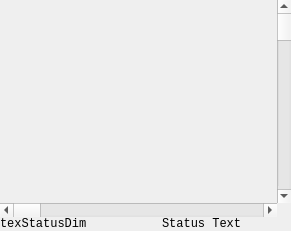
  <widget class="QWidget" name="renderContainer" native="true">
   <property name="geometry">
    <rect>
     <x>250</x>
     <y>220</y>
     <width>291</width>
     <height>231</height>
    </rect>
   </property>
   <property name="sizePolicy">
    <sizepolicy hsizetype="Minimum" vsizetype="Minimum">
     <horstretch>0</horstretch>
     <verstretch>0</verstretch>
    </sizepolicy>
   </property>
   <property name="minimumSize">
    <size>
     <width>100</width>
     <height>100</height>
    </size>
   </property>
   <layout class="QVBoxLayout" name="renderLayout">
    <property name="spacing">
     <number>0</number>
    </property>
    <property name="leftMargin">
     <number>0</number>
    </property>
    <property name="topMargin">
     <number>0</number>
    </property>
    <property name="rightMargin">
     <number>0</number>
    </property>
    <property name="bottomMargin">
     <number>0</number>
    </property>
    <item>
     <layout class="QGridLayout" name="gridLayout">
      <property name="spacing">
       <number>0</number>
      </property>
      <item row="1" column="0">
       <widget class="CustomPaintWidget" name="render" native="true">
        <property name="sizePolicy">
         <sizepolicy hsizetype="Preferred" vsizetype="MinimumExpanding">
          <horstretch>0</horstretch>
          <verstretch>0</verstretch>
         </sizepolicy>
        </property>
       </widget>
      </item>
      <item row="1" column="1">
       <widget class="QScrollBar" name="renderVScroll">
        <property name="orientation">
         <enum>Qt::Vertical</enum>
        </property>
       </widget>
      </item>
      <item row="2" column="0">
       <widget class="QScrollBar" name="renderHScroll">
        <property name="orientation">
         <enum>Qt::Horizontal</enum>
        </property>
       </widget>
      </item>
     </layout>
    </item>
    <item>
     <layout class="QHBoxLayout" name="statusbar">
      <item>
       <widget class="QLabel" name="texStatusDim">
        <property name="sizePolicy">
         <sizepolicy hsizetype="Minimum" vsizetype="Minimum">
          <horstretch>0</horstretch>
          <verstretch>0</verstretch>
         </sizepolicy>
        </property>
        <property name="font">
         <font>
          <family>Consolas</family>
         </font>
        </property>
        <property name="text">
         <string>texStatusDim</string>
        </property>
       </widget>
      </item>
      <item>
       <widget class="QWidget" name="pickSwatch" native="true">
        <property name="sizePolicy">
         <sizepolicy hsizetype="Fixed" vsizetype="Fixed">
          <horstretch>0</horstretch>
          <verstretch>0</verstretch>
         </sizepolicy>
        </property>
        <property name="minimumSize">
         <size>
          <width>32</width>
          <height>14</height>
         </size>
        </property>
       </widget>
      </item>
      <item>
       <widget class="QLabel" name="statusText">
        <property name="sizePolicy">
         <sizepolicy hsizetype="Minimum" vsizetype="Minimum">
          <horstretch>0</horstretch>
          <verstretch>0</verstretch>
         </sizepolicy>
        </property>
        <property name="font">
         <font>
          <family>Consolas</family>
         </font>
        </property>
        <property name="text">
         <string>Status Text</string>
        </property>
       </widget>
      </item>
     </layout>
    </item>
   </layout>
  </widget>
